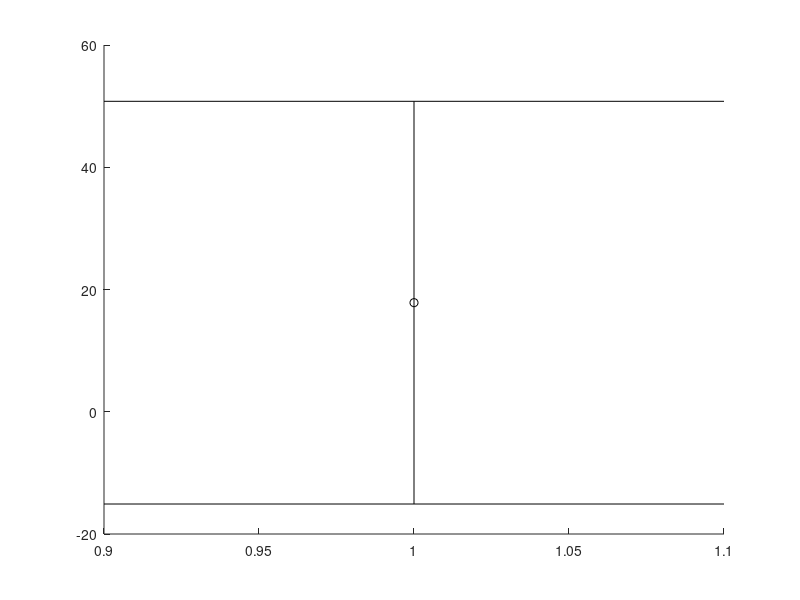

MATLAB code for this plot: (Note: this script raises an error after producing the figure.)
close all; clear; clc;

load airsea

flux2 = max(flux2,-200);
flux2 = -flux2;

t = t-t(1);
t = t';
% plot(t)
up = find(lon>=39.0);
mid = find(lon<39.0 & lon>37.4);
low = find(lon <=37.4);

fu = mean(flux2(:,up),2);
fm = mean(flux2(:,mid),2);
fl = mean(flux2(:,low),2);

sp = find(t>=60 & t<= 150);
sm = find(t>=150 & t<= 240);
fa = find(t>=240 & t<= 330);
wi = find(t<60 | t>330);

x1 = fu(sp); 
x2 = fu(sm);
x3 = fu(fa);
x4 = fu(wi);

e1 = std(x1);
e2 = std(x2);
e3 = std(x3);
e4 = std(x4);

aa = 12;
figure(1); set(gcf,'position',[372         520        1117         399])
errorbar(1,mean(x1),e1,'ko','markersize',aa,'markerfacecolor','k','linewidth',1);
hold on
errorbar(2,mean(x2)-40,e2,'ro','markersize',aa,'markerfacecolor','r','linewidth',1);
errorbar(3,mean(x3),e3,'bo','markersize',aa,'markerfacecolor','b','linewidth',1);
errorbar(4,mean(x4),e4,'mo','markersize',aa,'markerfacecolor','m','linewidth',1);

mean(x1)+mean(x2)+mean(x3)-40 + mean(x4)

%%
x1 = fm(sp); 
x2 = fm(sm);
x3 = fm(fa);
x4 = fm(wi);

e1 = std(x1);
e2 = std(x2);
e3 = std(x3);
e4 = std(x4);

errorbar(5,mean(x1),e1,'ko','markersize',aa,'markerfacecolor','k','linewidth',1);
errorbar(6,mean(x2),e2,'ro','markersize',aa,'markerfacecolor','r','linewidth',1);
errorbar(7,mean(x3),e3,'bo','markersize',aa,'markerfacecolor','b','linewidth',1);
errorbar(8,mean(x4),e4,'mo','markersize',aa,'markerfacecolor','m','linewidth',1);

mean(x1)+mean(x2)+mean(x3)+ mean(x4)

%%
x1 = fl(sp); 
x2 = fl(sm);
x3 = fl(fa);
x4 = fl(wi);

e1 = std(x1);
e2 = std(x2);
e3 = std(x3);
e4 = std(x4);

h11 = errorbar(9,mean(x1),e1,'ko','markersize',aa,'markerfacecolor','k','linewidth',1);
h22 =errorbar(10,mean(x2),e2,'ro','markersize',aa,'markerfacecolor','r','linewidth',1);
h33 =errorbar(11,mean(x3),e3,'bo','markersize',aa,'markerfacecolor','b','linewidth',1);
h44 =errorbar(12,mean(x4),e4,'mo','markersize',aa,'markerfacecolor','m','linewidth',1);
mean(x1)+mean(x2)+mean(x3)+mean(x4)

x1 = [1.2 5.2];
x2 = [2.2 6.2 10.2];
x3 = [3.2 7.2 11.2];
y1 = [20.95 -4.3674];
y2 = [16.94 0.64 1.02];
y3 = [33.94 2.53 6.48];

h111 = plot(x1(1),y1(1),'kp','markersize',10,'markerfacecolor','k')
plot(x1(2),y1(2),'kp','markersize',10,'markerfacecolor','k')
h222 = plot(x2(1),y2(1),'rp','markersize',10,'markerfacecolor','r')
plot(x2(2),y2(2),'rp','markersize',10,'markerfacecolor','r')
plot(x2(3),y2(3),'rp','markersize',10,'markerfacecolor','r')
h333 = plot(x3(1),y3(1),'bp','markersize',10,'markerfacecolor','b')
plot(x3(2),y3(2),'bp','markersize',10,'markerfacecolor','b')
plot(x3(3),y3(3),'bp','markersize',10,'markerfacecolor','b')

l1 = legend([h11 h22 h33 h44],'Spring',...
    'Summer','Fall','Winter','location','northeast','orientation','horizontal')
set(l1,'box','off')

plot(7, 41.6923, 'kp','markersize',10,'markerfacecolor','k');
text(7.35, 41.6923, 'May','fontweight','bold','fontsize',12)
plot(8.6, 41.6923, 'rp','markersize',10,'markerfacecolor','r');
text(8.96, 41.6923, 'June-August','fontweight','bold','fontsize',12)
plot(10.9, 41.6923, 'bp','markersize',10,'markerfacecolor','k');
text(11.26, 41.6923, 'October','fontweight','bold','fontsize',12)

plot([6.67 12.84 12.84 6.67 6.67],[55.53 55.53 36.76 36.76 55.53],...
    '-k')


h = refline(0,0);
set(h,'linestyle','--','color','k')
plot([4.5 4.5], [-40 60],'k--')
plot([8.5 8.5], [-40 60],'k--')
set(gca,'xlim',[0 13],'xtick',(1:12),'fontweight','bold','fontsize',14);
set(gca,'xticklabel',{'','Upper Bay','','','','                Mid Bay','',''...
    ,'','              Lower Bay','',''});
set(gca,'ylim',[-40 60])
ylabel('Air-sea flux (mmol C m^{-2} d^{-1})')


